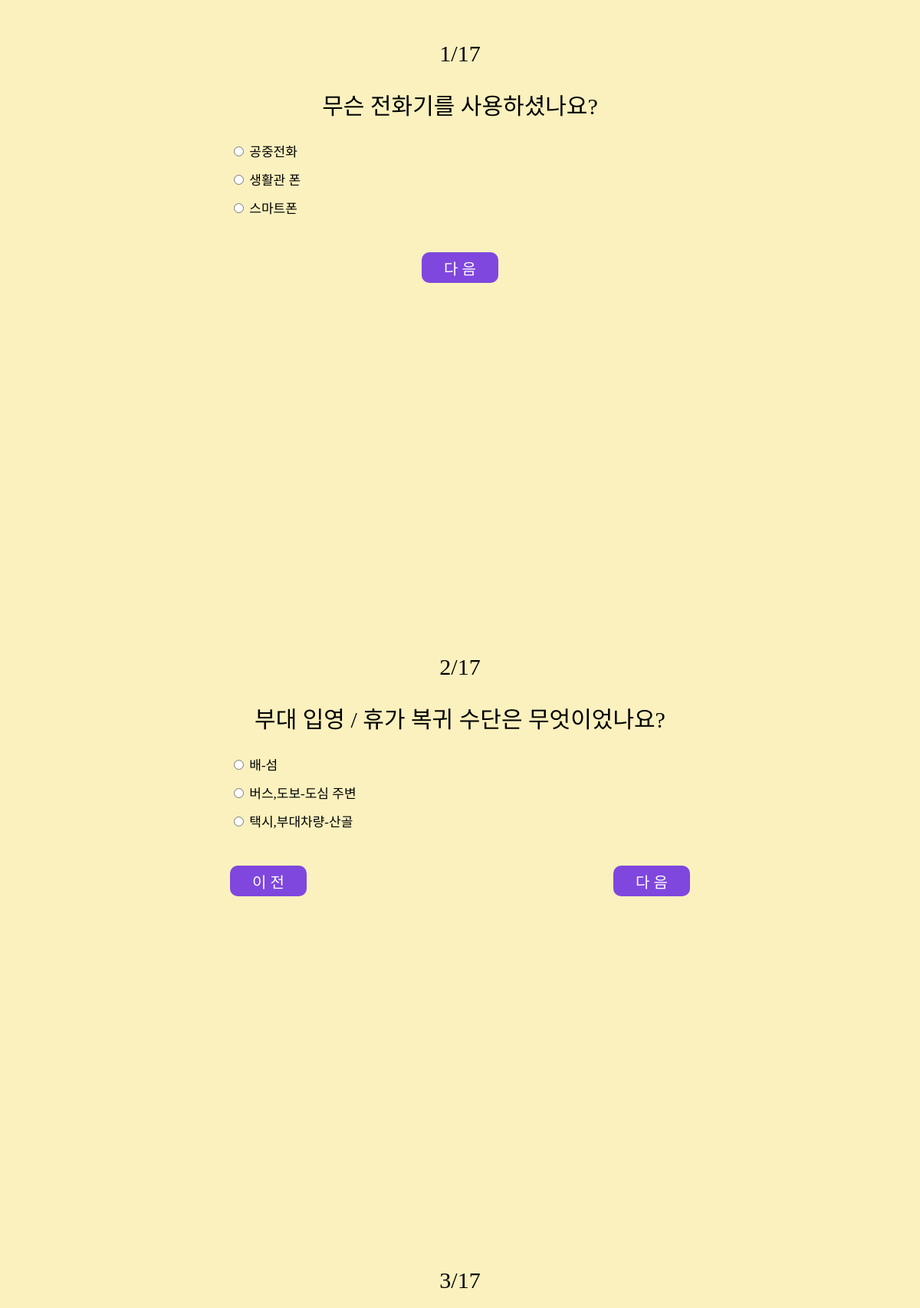
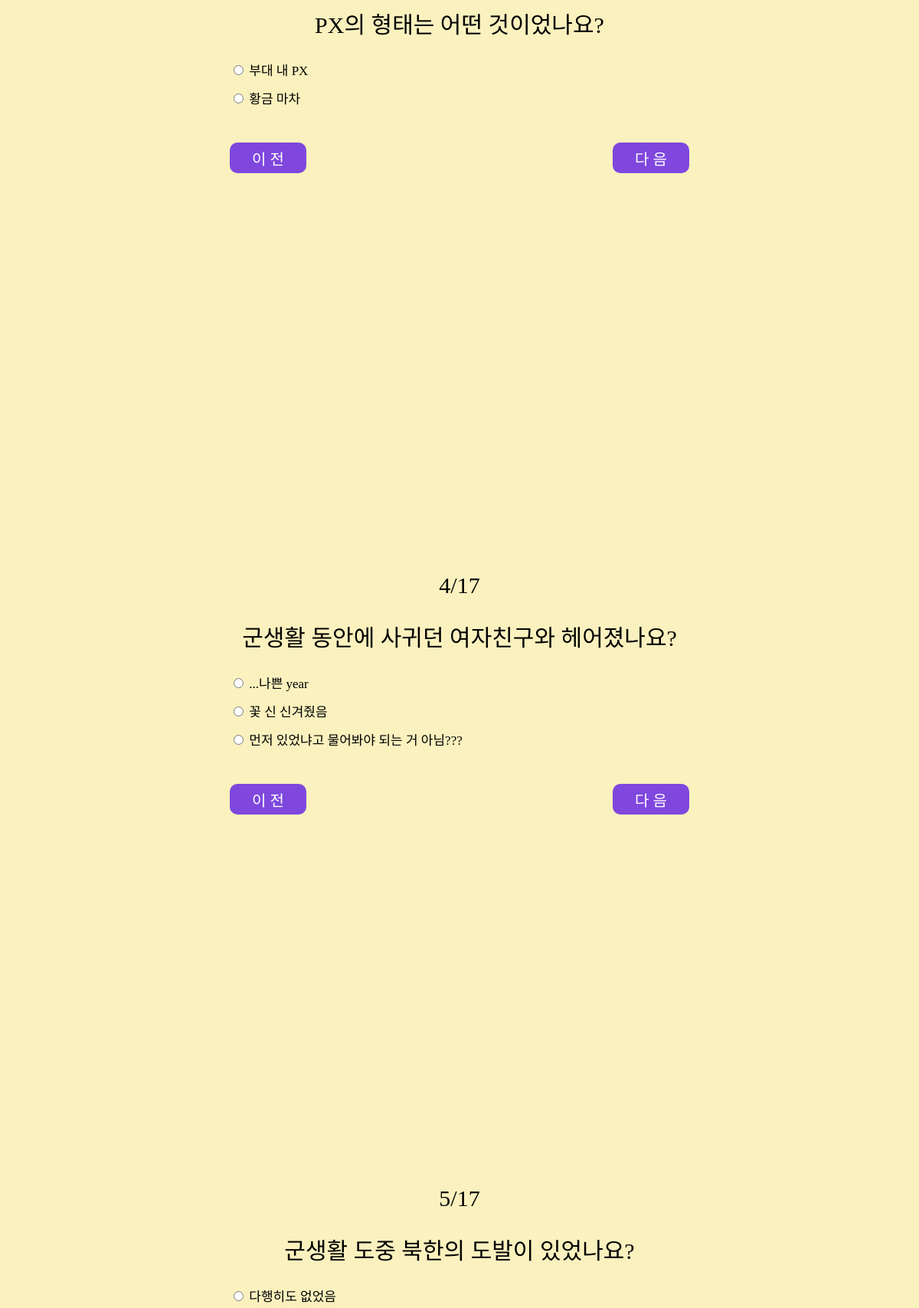
/mlic/form/ (upper part), run on the app's committed database (2 pictures, top to bottom).
### main/models.py (models this page shows, shortened)
class Question(models.Model):
    number = models.IntegerField(unique=True)
    content = models.CharField(max_length=100)

class Choice(models.Model):
    content = models.CharField(max_length=100)
    intensity = models.IntegerField(default=0)
    question = models.ForeignKey(to='main.Question', on_delete=models.CASCADE)

### main/views.py (the view)
# urls.py: path('form/', views.form, name='form'),
def form(request):
    questions = Question.objects.all()
    questions_count = Question.objects.count()
    context = {
        'questions': questions,
        'questions_count': questions_count,
    }
    return render(request, 'main/form.html', context)

### main/templates/main/form.html (shortened to what this page needs)
{% extends 'main/base.html' %}
{% load static %}
{% block head %}
<link rel="stylesheet" type="text/css" href="{% static 'css/reset.css' %}">
<link rel="stylesheet" type="text/css" href="{% static 'css/form1.css' %}">
{% endblock head %}
{% block body %}
    <section id="survey">
        <div class="wrapper">
            <form id="form" action="{% url 'main:submit' %}" method='post'>
                {% for question in questions %}
                    <div class="test">
                        <div class="question_container">
                            <h3 class="number">{{question.number}}/{{questions_count}} </h3>
                            <h3 class="question">{{question.content}}</h3>
                        </div>
                        <div class="answer">
                            {% for choice in question.choice_set.all %}
                                <div>
                                    <input id="choice-{{choice.pk}}" type="radio" name="question-{{ question.number}}" value="{{choice.intensity}}">
                                    <label for="choice-{{choice.pk}}" for="">{{choice.content}}</label>
                                </div>
                            {% endfor %}
                        </div>
                        {% if not forloop.first %}
                        <div class="btn_wrap btn_sort">
                        {% else %}
                            <div class="btn_wrap">
                        {% endif %}
                        {% if not forloop.first %}
                                <button class="prev_btn">이 전</button>
                        {% endif %}
                                <button class="next_btn">다 음</button>
                            </div>
                        </div>
                {% endfor %}
                </div>
    </section>
{% endblock body %}

### main/templates/main/base.html (shortened to what this page needs)
<!DOCTYPE html>
<html lang="en">
<head>
  {% block head %}
  {% endblock head %}
</head>
<body>
  {% block body %}
  {% endblock body %}
</body>
</html>

### main/static/css/form1.css (style rules this page uses)
body { background-color: #FAF1BE; color: #000; overflow: hidden; font-family: "NEXON Lv1 Gothic OTF"; }
#survey { display: flex; justify-content: center; width: 100vw; height: 100vh; margin-top: 50px; }
.test { max-width: 600px; height: 100vh; }
.question_container { display: flex; flex-direction: column; align-items: center; font-size: 30px; line-height: 1.3; padding-bottom: 30px; }
.question_container .number { padding-bottom: 30px; }
.question_container .question { font-family: "GmarketSansBold"; }
.answer { font-size: 17px; line-height: 1.3; padding-bottom: 30px; }
.answer div { padding-bottom: 15px; }
.answer input { cursor: pointer; }
.btn_wrap { display: flex; justify-content: center; }
.btn_sort { justify-content: space-between; }
button, .submit_btn { font-family: "NEXON Lv1 Gothic OTF"; font-size: 20px; width: 100px; height: 40px; padding: 5px; border-style: none; border-radius: 10px; background-color: #7F47DD; color: #fff; cursor: pointer; }

### data on the page
Question: number "1", questions_count "17", content "무슨 전화기를 사용하셨나요?"
Choice: content "공중전화"
Choice: content "생활관 폰"
Choice: content "스마트폰"
Question: number "2", questions_count "17", content "부대 입영 / 휴가 복귀 수단은 무엇이었나요?", shows "이 전"
Choice: content "배-섬"
Choice: content "버스,도보-도심 주변"
Choice: content "택시,부대차량-산골"
Question: number "3", questions_count "17", content "PX의 형태는 어떤 것이었나요?", shows "이 전"
Choice: content "부대 내 PX"
Choice: content "황금 마차"
Question: number "4", questions_count "17", content "군생활 동안에 사귀던 여자친구와 헤어졌나요?", shows "이 전"
Choice: content "...나쁜 year"
Choice: content "꽃 신 신겨줬음"
Choice: content "먼저 있었냐고 물어봐야 되는 거 아님???"
Question: number "5", questions_count "17", content "군생활 도중 북한의 도발이 있었나요?"
Choice: content "다행히도 없었음"
